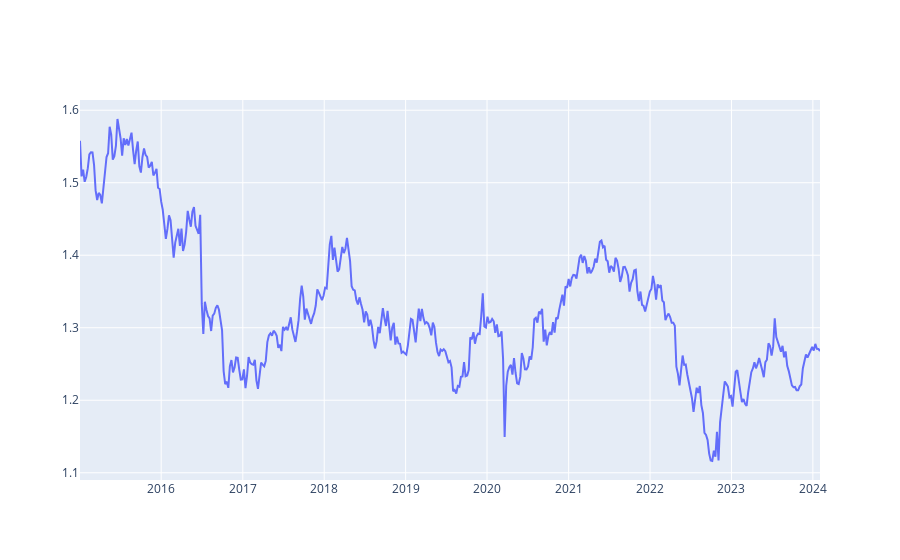

The code cell stored with this chart in its notebook:
### Markdown cell above
## Data Visualization

### Line Plot of Closing Prices

- **Line Plot Analysis**: The line plot of the adjusted closing prices reveals non-stationary behavior, indicating the presence of trends over time. To optimize the performance of our machine learning algorithms, it's essential to detrend this data and achieve stationarity.

### Code cell
fig = go.Figure()
fig.add_trace(go.Scatter(x = weekly_df.index, y = weekly_df['Adj Close_last'].values,mode='lines',name = 'Adj Close'))

fig.show()

### Figure 1 — Plotly figure (JSON) as saved in the notebook; plotly's stock layout.template omitted (floating-point values rounded to 4 significant figures; data arrays with more than 128 entries replaced by an {"elided": "..."} marker saying what was removed)
{"data": [{"mode": "lines", "name": "Adj Close", "type": "scatter", "x": {"elided": "475 str values"}, "y": {"elided": "475 float values"}}], "layout": {}}
